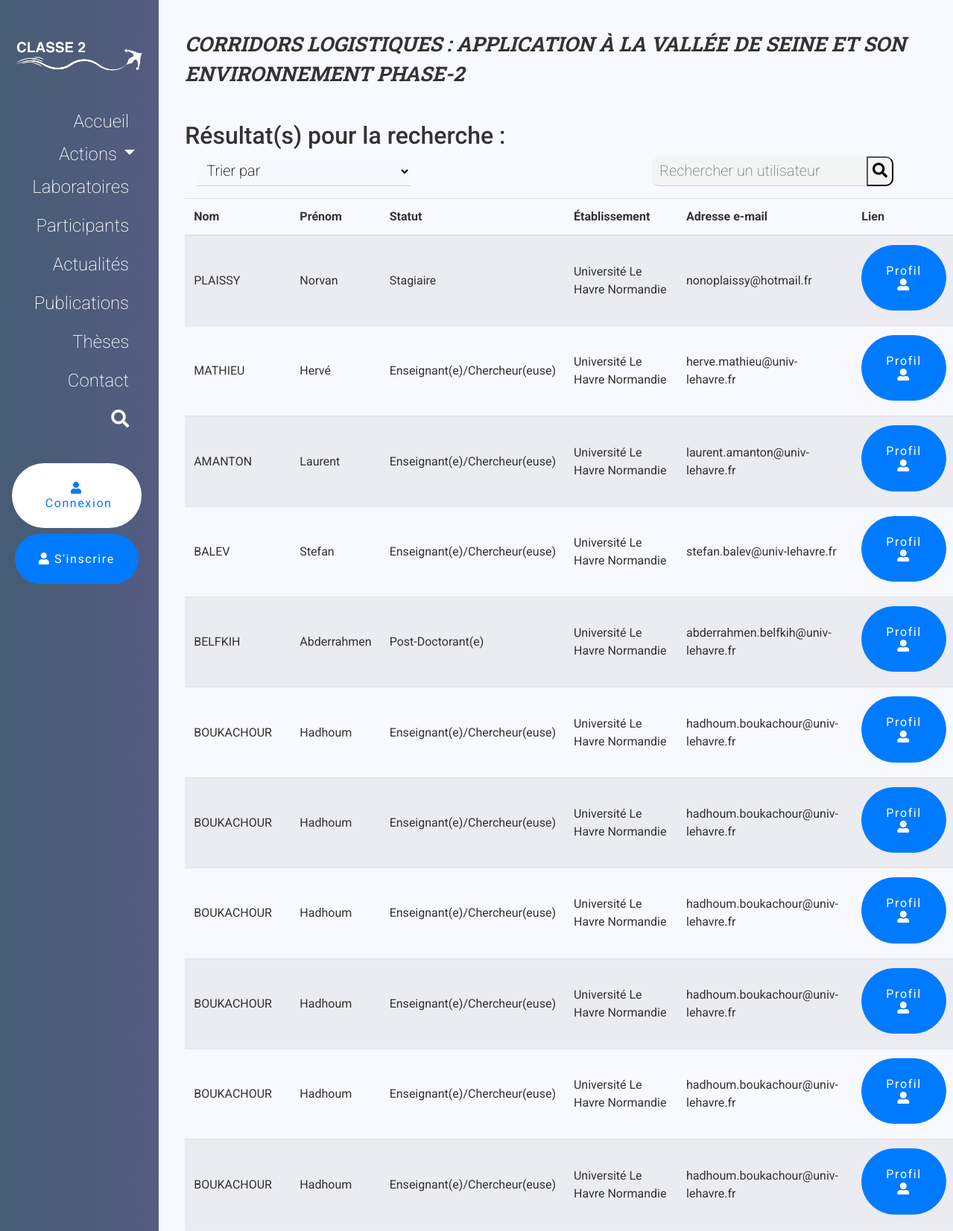
Page /classe2/search.php (upper part) on the committed database.
### tables this page shows
CREATE TABLE `projet` (
  `id_projet` int(11) NOT NULL,
  `nom_projet` varchar(255) NOT NULL,
  `abreviation_projet` text NOT NULL,
  `resume_projet` text,
  `date_debut_projet` date DEFAULT NULL,
  `date_fin_projet` date DEFAULT NULL,
  `logo_projet` varchar(500) DEFAULT NULL,
  `media_projet` varchar(500) DEFAULT NULL
);

CREATE TABLE `utilisateur_detail` (
  `id_utilisateur_detail` int(11) NOT NULL,
  `id_utilisateur` int(11) NOT NULL
);

CREATE TABLE `utilisateur` (
  `id_utilisateur` int(11) NOT NULL,
  `nom_utilisateur` varchar(255) NOT NULL,
  `prenom_utilisateur` varchar(255) NOT NULL,
  `statut_utilisateur` enum('Enseignant(e)/Chercheur(euse)','Doctorant(e)','Post-Doctorant(e)','Ingénieur(e) d''étude','Ingénieur(e) de recherche','Stagiaire','Invité(e)','Gestionnaire') DEFAULT NULL,
  `etablissement_utilisateur` varchar(255) NOT NULL,
  `mission_utilisateur` varchar(1024) DEFAULT NULL,
  `photo_utilisateur` varchar(500) DEFAULT NULL,
  `site_utilisateur` varchar(500) DEFAULT NULL,
  `mail_utilisateur` varchar(255) NOT NULL,
  `mdp_utilisateur` varchar(255) NOT NULL,
  `token_utilisateur` varchar(255) DEFAULT NULL,
  `expiration_token_utilisateur` varchar(128) DEFAULT NULL,
  `super_admin` int(11) NOT NULL DEFAULT '0',
  `portrait_utilisateur` text
);

### classe2/functions/config.php (called while the page is built, shortened)
<?php
$nameprojetgeneral = "classe2";
try{
    $bdd=new PDO('mysql:host=localhost;dbname='.$nameprojetgeneral.';charset=utf8','root','toor');
}
catch(Exception $e)
{
    die('erreur:'.$e->getMessage());
}
$req = $bdd->prepare("SELECT tab1.abreviation_projet FROM commune.projet AS tab1
                                     WHERE tab1.nom_projet = :nomprojet");
$req->bindParam(':nomprojet', $nameprojetgeneral, PDO::PARAM_STR);
$req->execute();
$reqProjet = $req->fetchAll();
if (strlen($reqProjet[0]['abreviation_projet']) == 0)
{
    $detailprojetgeneral = null;
}
else
{
    $detailprojetgeneral = "".$reqProjet[0]['abreviation_projet']."";
}
?>

### classe2/search.php (the view, shortened to what this page needs)
<?php
include_once "includes/header.php";
$search = $_GET['query'];
$search = htmlspecialchars($search);
$search = suppr_accents($search);
$search = ucfirst($search);
$req = $bdd->prepare("
SELECT DISTINCT tab1.id_utilisateur, tab1.nom_utilisateur, tab1.prenom_utilisateur, tab1.statut_utilisateur, tab1.etablissement_utilisateur, tab1.mail_utilisateur, tab1.mail_utilisateur, tab2.id_utilisateur_detail
             FROM commune.utilisateur AS tab1
             JOIN ".$nameprojetgeneral.".utilisateur_detail AS tab2
             ON tab1.id_utilisateur = tab2.id_utilisateur
             JOIN commune.participer AS tab3
             ON tab1.id_utilisateur = tab3.id_utilisateur
             JOIN commune.projet AS tab4
             ON tab3.id_projet = tab4.id_projet
             WHERE tab4.nom_projet = :projetgeneral AND tab1.nom_utilisateur LIKE :search OR tab1.prenom_utilisateur LIKE :search
");
$req->bindValue(':search', '%' . $search . '%', PDO::PARAM_STR);
$req->bindValue(':projetgeneral', $nameprojetgeneral, PDO::PARAM_STR);
$req->execute();
?>
    <main class="col-lg-10 pageAdminUser">
        <?php include_once 'includes/title.php' ?>
        <section class="content-container col-lg-12 row">
            <div class="col-lg-12">
                <h2><?php echo $q[$_SESSION['lang']]['search']['a'].$search ?></h2>
            </div>
            <div class="col-lg-12">
                    <?php
                    if ($req->rowCount() > 0) {
                        echo "
                        <div class=\"col-lg-12 options-container\">
                            <div class=\"filter\">
                                <select required=\"\" class=\"filter-select\" name=\"inputLabo\" onchange=\"usgsChanged(this);\">
                                    <option value=\"\" class=\"statut\" selected=\"\" disabled=\"\">".$q[$_SESSION['lang']]['search']['b']."</option>
                                    <option valueid=\"Users\" valuecol=\"0\" valuedesc=\"?asc\" value=\"1\">".$q[$_SESSION['lang']]['search']['c']."</option>
                                    <option valueid=\"Users\" valuecol=\"0\" valuedesc=\"?desc\" value=\"2\">".$q[$_SESSION['lang']]['search']['d']."</option>
                                    <option valueid=\"Users\" valuecol=\"1\" valuedesc=\"asc\" value=\"3\">".$q[$_SESSION['lang']]['search']['e']."</option>
                                    <option valueid=\"Users\" valuecol=\"1\" valuedesc=\"desc\" value=\"4\">".$q[$_SESSION['lang']]['search']['f']."</option>
                                    <option valueid=\"Users\" valuecol=\"2\" valuedesc=\"asc\" value=\"5\">".$q[$_SESSION['lang']]['search']['g']."</option>
                                    <option valueid=\"Users\" valuecol=\"2\" valuedesc=\"desc\" value=\"6\">".$q[$_SESSION['lang']]['search']['h']."</option>
                                    <option valueid=\"Users\" valuecol=\"3\" valuedesc=\"asc\" value=\"7\">".$q[$_SESSION['lang']]['search']['i']."</option>
                                    <option valueid=\"Users\" valuecol=\"3\" valuedesc=\"desc\" value=\"8\">".$q[$_SESSION['lang']]['search']['j']."</option>
                                    <option valueid=\"Users\" valuecol=\"4\" valuedesc=\"asc\" value=\"9\">".$q[$_SESSION['lang']]['search']['k']."</option>
                                    <option valueid=\"Users\" valuecol=\"4\" valuedesc=\"desc\" value=\"10\">".$q[$_SESSION['lang']]['search']['l']." </option>
                                    <option valueid=\"Users\" valuecol=\"5\" valuedesc=\"asc\" value=\"9\">".$q[$_SESSION['lang']]['search']['m']."</option>
                                    <option valueid=\"Users\" valuecol=\"5\" valuedesc=\"desc\" value=\"10\">".$q[$_SESSION['lang']]['search']['n']."</option>
                                    <option valueid=\"Users\" valuecol=\"6\" valuedesc=\"?desc\" value=\"9\">".$q[$_SESSION['lang']]['search']['o']."</option>
                                    <option valueid=\"Users\" valuecol=\"6\" valuedesc=\"?asc\" value=\"10\">".$q[$_SESSION['lang']]['search']['p']."</option>
                                    <option valueid=\"Users\" valuecol=\"7\" valuedesc=\"?desc\" value=\"9\">".$q[$_SESSION['lang']]['search']['q']."</option>
                                    <option valueid=\"Users\" valuecol=\"7\" valuedesc=\"?asc\" value=\"10\">".$q[$_SESSION['lang']]['search']['r']."</option>
                                </select>
                            </div>
                            <div class=\"search\">
                                <form method=\"GET\" class=\"main-form-search\">
                                    <div class=\"input-container\">
                                        <input type=\"text\" class=\"site-search\" name=\"query\" placeholder=\"".$q[$_SESSION['lang']]['search']['s']."\">
                                        <button class=\"button-search-container\">
                                            <i class=\"fas fa-search\"></i>
                                        </button>
                                    </div>
                                </form>
                            </div>
                        </div>
                <table id=\"Users\" class=\"w-100 table table-responsive table-striped\">
                    <thead>
                    <tr>
                        <th scope=\"col\">".$q[$_SESSION['lang']]['search']['t']."</th>
                        <th scope=\"col\">".$q[$_SESSION['lang']]['search']['u']."</th>
                        <th scope=\"col\">".$q[$_SESSION['lang']]['search']['v']."</th>
                        <th scope=\"col\">".$q[$_SESSION['lang']]['search']['w']."</th>
                        <th scope=\"col\">".$q[$_SESSION['lang']]['search']['x']."</th>
                        <th scope='col'>".$q[$_SESSION['lang']]['search']['y']."</th>
                    </tr>
                    </thead>
                    <tbody>";
                        while ($donnees = $req->fetch()){
                            echo "
                            <tr>
                                <td>".$donnees['nom_utilisateur']."</td>
                                <td>".$donnees['prenom_utilisateur']."</td>
                                <td>".$donnees['statut_utilisateur']."</td>
                                <td>".$donnees['etablissement_utilisateur']."</td>
                                <td>".$donnees['mail_utilisateur']."</td>
                                <td><a href=\"profil.php?mail=".$donnees['mail_utilisateur']."\" class=\"LinkOut btn btn-primary\">".$q[$_SESSION['lang']]['search']['z']." <i class=\"fas fa-user-alt\"></i></a></td>
                            </tr>
                      ";
                        }
                echo "</tbody>
                </table>";
                    }
                    ?>
            </div>
        </section>
    </main>
<?php
include_once "includes/footer.php";
?>

### classe2/includes/title.php
<?php
echo "
    <header class=\"row\">
        <h1 class=\"main-title subtitle col-lg-12\">". $detailprojetgeneral  ."</h1>
    </header>";
?>

### classe2/css/personal/style.css (style rules this page uses)
body { font-family: 'Roboto', sans-serif!important; color: rgb(51, 51, 51); background-color: rgb(247, 247, 247) !important; }
header { font-family: 'Roboto slab', serif !important; }
h1 { font-family: "Montserrat", sans-serif; text-transform: uppercase; font-weight: 700 !important; font-size: 2rem; line-height: 40px; margin-bottom: 25px; word-break: break-word; }
header { padding: 20px; }
header .subtitle { font-family: 'Roboto slab', serif !important; font-weight: 300; font-style: italic; font-size: 1.7rem; }
main { width: 100%; }
.btn { white-space: normal; }
[class*=btn-] { text-align: center; font-weight: 400; letter-spacing: .1rem; padding: 1.5rem 2rem; transition: all 0.2s; border-radius: 5rem; -webkit-appearance: inherit !important; line-height: 1.2; margin-bottom: 0.5rem; }
.container-fluid { background-image: linear-gradient(to right, #465d74, #5b5b88, #884f88, #b13e6b, #c33c39); }
main { background-color: #f8f8ff; padding-bottom: 3rem; }
.content-container { padding: 0 20px; }
:root { --input-padding-x: 1.5rem; --input-padding-y: .75rem; }
.options-container { margin-bottom: 1rem; display: flex; align-items: center; justify-content: space-between; flex-wrap: wrap; }
.table td, .table th { vertical-align: inherit; }
.main-form-search .fa-search { font-size: 20px; }
.main-form-search .input-container { display: flex; }
.main-form-search .site-search { background-color: rgba(243, 244, 244, 1); border-top-left-radius: 10px; border-bottom-left-radius: 10px; }
.main-form-search .button-search-container { background-color: rgba(243, 244, 244, 1); cursor: pointer; border-top-right-radius: 10px; border-bottom-right-radius: 10px; }
input, select { display: block; padding-left: 10px; height: 40px; font-weight: 200; font-size: 20px; width: 100%; border-bottom: 1px solid lightgray; border-top: none; border-left: none; border-right: none; resize: none; background-color: rgba(243, 244, 244, 0.23); }
[class*=pageAdmin] .site-search, .filter-select { width: 18rem; }
@media all and (min-width: 992px) { .table-responsive { display: table; } }

### rows in the picture
projet: abreviation_projet "CORRIDORS LOGISTIQUES : APPLICATION À LA VALLÉE DE SEINE ET SON ENVIRONNEMENT PHASE-2"
utilisateur_detail: id_utilisateur.nom_utilisateur "PLAISSY", id_utilisateur.prenom_utilisateur "Norvan", id_utilisateur.statut_utilisateur "Stagiaire", id_utilisateur.etablissement_utilisateur "Université Le Havre Normandie", id_utilisateur.mail_utilisateur "nonoplaissy@hotmail.fr"
utilisateur_detail: id_utilisateur.nom_utilisateur "MATHIEU", id_utilisateur.prenom_utilisateur "Hervé", id_utilisateur.statut_utilisateur "Enseignant(e)/Chercheur(euse)", id_utilisateur.etablissement_utilisateur "Université Le Havre Normandie", id_utilisateur.mail_utilisateur "herve.mathieu@univ-lehavre.fr"
utilisateur_detail: id_utilisateur.nom_utilisateur "AMANTON", id_utilisateur.prenom_utilisateur "Laurent", id_utilisateur.statut_utilisateur "Enseignant(e)/Chercheur(euse)", id_utilisateur.etablissement_utilisateur "Université Le Havre Normandie", id_utilisateur.mail_utilisateur "laurent.amanton@univ-lehavre.fr"
utilisateur_detail: id_utilisateur.nom_utilisateur "BALEV", id_utilisateur.prenom_utilisateur "Stefan", id_utilisateur.statut_utilisateur "Enseignant(e)/Chercheur(euse)", id_utilisateur.etablissement_utilisateur "Université Le Havre Normandie", id_utilisateur.mail_utilisateur "stefan.balev@univ-lehavre.fr"
utilisateur_detail: id_utilisateur.nom_utilisateur "BELFKIH", id_utilisateur.prenom_utilisateur "Abderrahmen", id_utilisateur.statut_utilisateur "Post-Doctorant(e)", id_utilisateur.etablissement_utilisateur "Université Le Havre Normandie", id_utilisateur.mail_utilisateur "abderrahmen.belfkih@univ-lehavre.fr"
utilisateur_detail: id_utilisateur.nom_utilisateur "BOUKACHOUR", id_utilisateur.prenom_utilisateur "Hadhoum", id_utilisateur.statut_utilisateur "Enseignant(e)/Chercheur(euse)", id_utilisateur.etablissement_utilisateur "Université Le Havre Normandie", id_utilisateur.mail_utilisateur "hadhoum.boukachour@univ-lehavre.fr"
utilisateur_detail: id_utilisateur.nom_utilisateur "BOUKACHOUR", id_utilisateur.prenom_utilisateur "Hadhoum", id_utilisateur.statut_utilisateur "Enseignant(e)/Chercheur(euse)", id_utilisateur.etablissement_utilisateur "Université Le Havre Normandie", id_utilisateur.mail_utilisateur "hadhoum.boukachour@univ-lehavre.fr"
utilisateur_detail: id_utilisateur.nom_utilisateur "BOUKACHOUR", id_utilisateur.prenom_utilisateur "Hadhoum", id_utilisateur.statut_utilisateur "Enseignant(e)/Chercheur(euse)", id_utilisateur.etablissement_utilisateur "Université Le Havre Normandie", id_utilisateur.mail_utilisateur "hadhoum.boukachour@univ-lehavre.fr"
utilisateur_detail: id_utilisateur.nom_utilisateur "BOUKACHOUR", id_utilisateur.prenom_utilisateur "Hadhoum", id_utilisateur.statut_utilisateur "Enseignant(e)/Chercheur(euse)", id_utilisateur.etablissement_utilisateur "Université Le Havre Normandie", id_utilisateur.mail_utilisateur "hadhoum.boukachour@univ-lehavre.fr"
utilisateur_detail: id_utilisateur.nom_utilisateur "BOUKACHOUR", id_utilisateur.prenom_utilisateur "Hadhoum", id_utilisateur.statut_utilisateur "Enseignant(e)/Chercheur(euse)", id_utilisateur.etablissement_utilisateur "Université Le Havre Normandie", id_utilisateur.mail_utilisateur "hadhoum.boukachour@univ-lehavre.fr"
utilisateur_detail: id_utilisateur.nom_utilisateur "BOUKACHOUR", id_utilisateur.prenom_utilisateur "Hadhoum", id_utilisateur.statut_utilisateur "Enseignant(e)/Chercheur(euse)", id_utilisateur.etablissement_utilisateur "Université Le Havre Normandie", id_utilisateur.mail_utilisateur "hadhoum.boukachour@univ-lehavre.fr"

### other values in the picture
$q[$_SESSION['lang']]['header']['b'] "Accueil"
$q[$_SESSION['lang']]['header']['c'] "Actions"
$q[$_SESSION['lang']]['header']['f'] "Laboratoires"
$q[$_SESSION['lang']]['header']['t'] "Participants"
$q[$_SESSION['lang']]['header']['g'] "Actualités"
$q[$_SESSION['lang']]['header']['h'] "Publications"
$q[$_SESSION['lang']]['header']['i'] "Thèses"
$q[$_SESSION['lang']]['header']['j'] "Contact"
$q[$_SESSION['lang']]['header']['o'] "Connexion"
$q[$_SESSION['lang']]['header']['p'] "S'inscrire"
$q[$_SESSION['lang']]['search']['a'] "Résultat(s) pour la recherche :"
$q[$_SESSION['lang']]['search']['t'] "Nom"
$q[$_SESSION['lang']]['search']['u'] "Prénom"
$q[$_SESSION['lang']]['search']['v'] "Statut"
$q[$_SESSION['lang']]['search']['w'] "Établissement"
